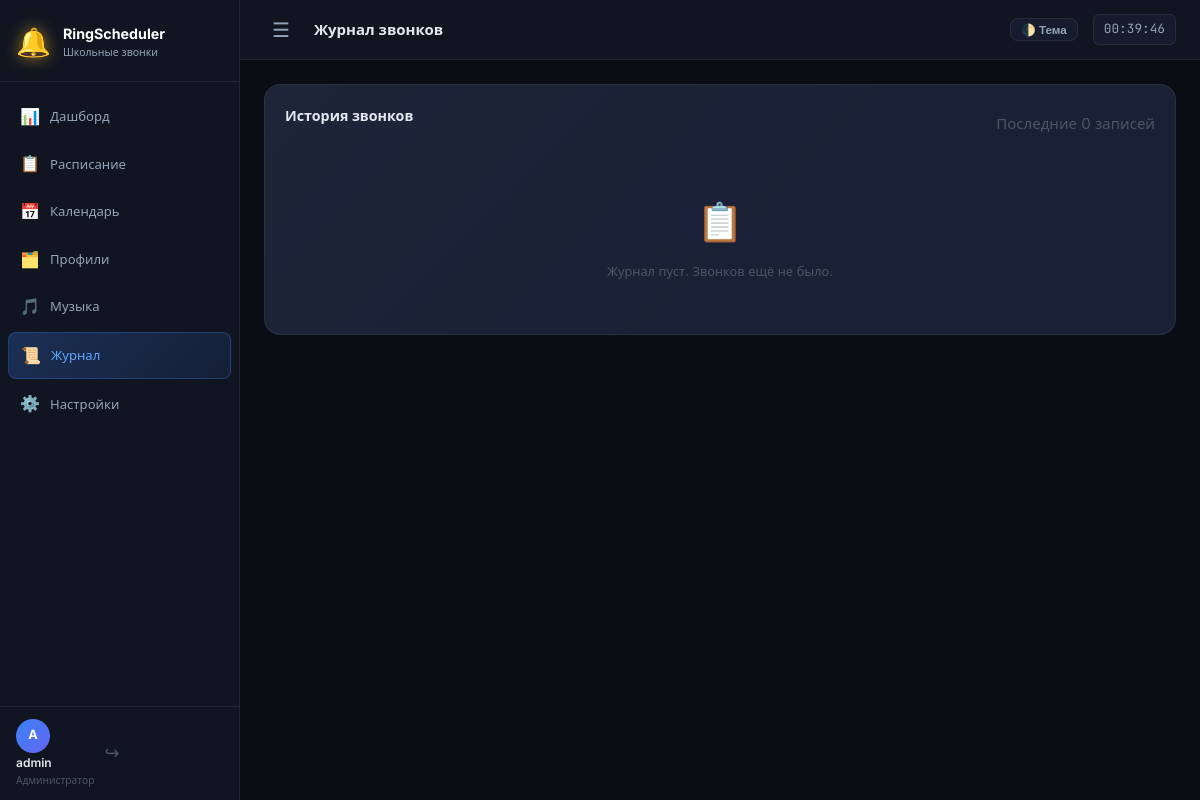
/log (signed in), run on an earlier commit of the app's database.
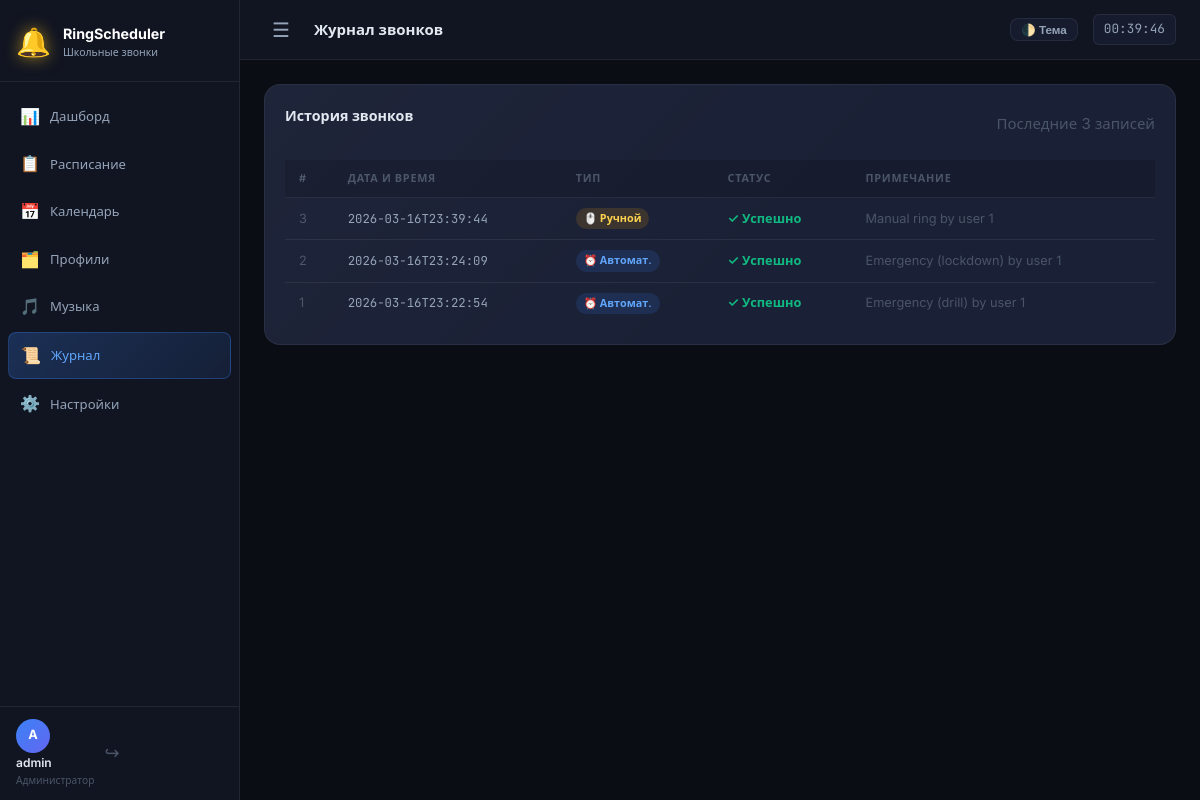
And on a later commit of the database.
### tables this page shows
CREATE TABLE ring_log (
            id INTEGER PRIMARY KEY AUTOINCREMENT,
            profile_id INTEGER,
            bell_id INTEGER,
            triggered_at TEXT NOT NULL,
            trigger_type TEXT DEFAULT 'auto',
            success INTEGER DEFAULT 1,
            notes TEXT DEFAULT ''
        );

### app.py (the view)
    @app.route("/log")
    @login_required
    def log_view():
        ring_log = db.get_ring_log(100)
        return render_template("log.html", ring_log=ring_log)

### auth.py (called while the page is built)
def login_required(f):
    @functools.wraps(f)
    def decorated(*args, **kwargs):
        if SESSION_KEY not in session:
            return redirect(url_for("auth.login", next=request.path))
        user = db.get_user_by_id(session[SESSION_KEY])
        if not user:
            session.clear()
            return redirect(url_for("auth.login"))
        g.user = user
        return f(*args, **kwargs)
    return decorated

### database.py (called while the page is built)
def get_db():
    conn = sqlite3.connect(DB_PATH)
    conn.row_factory = sqlite3.Row
    conn.execute("PRAGMA journal_mode=WAL")
    conn.execute("PRAGMA foreign_keys=ON")
    return conn

def get_user_by_id(uid):
    conn = get_db()
    row = conn.execute("SELECT * FROM users WHERE id = ?", (uid,)).fetchone()
    conn.close()
    return dict(row) if row else None

def get_ring_log(limit=50):
    conn = get_db()
    rows = conn.execute(
        "SELECT * FROM ring_log ORDER BY id DESC LIMIT ?", (limit,)
    ).fetchall()
    conn.close()
    return [dict(r) for r in rows]

### templates/log.html (shortened to what this page needs)
{% extends "base.html" %}
{% block page_title %}Журнал звонков{% endblock %}
{% block content %}
<div class="card">
    <div class="card-header-row">
        <h3 class="card-title">История звонков</h3>
        <span class="text-muted">Последние {{ ring_log|length }} записей</span>
    </div>
    {% if ring_log %}
    <div class="table-responsive">
        <table class="data-table">
            <thead>
                <tr>
                    <th>#</th>
                    <th>Дата и время</th>
                    <th>Тип</th>
                    <th>Статус</th>
                    <th>Примечание</th>
                </tr>
            </thead>
            <tbody>
                {% for entry in ring_log %}
                <tr>
                    <td class="text-muted">{{ entry.id }}</td>
                    <td><span class="mono">{{ entry.triggered_at }}</span></td>
                    <td>
                        {% if entry.trigger_type == 'manual' %}
                        <span class="badge badge-manual">🖱️ Ручной</span>
                        {% else %}
                        <span class="badge badge-auto">⏰ Автомат.</span>
                        {% endif %}
                    </td>
                    <td>
                        {% if entry.success %}
                        <span class="status-ok">✓ Успешно</span>
                        {% else %}
                        <span class="status-fail">✗ Ошибка</span>
                        {% endif %}
                    </td>
                    <td class="text-muted">{{ entry.notes or '—' }}</td>
                </tr>
                {% endfor %}
            </tbody>
        </table>
    </div>
    {% else %}
    <div class="empty-state">
        <span>📋</span>
        <p>Журнал пуст. Звонков ещё не было.</p>
    </div>
    {% endif %}
</div>
{% endblock %}

What changed in the data, as far as the page shows it:
added ring_log: id "3", triggered_at "2026-03-16T23:39:44", trigger_type "🖱️ Ручной", success "✓ Успешно", notes "Manual ring by user 1"
added ring_log: id "2", triggered_at "2026-03-16T23:24:09", trigger_type "⏰ Автомат.", success "✓ Успешно", notes "Emergency (lockdown) by user 1"
added ring_log: id "1", triggered_at "2026-03-16T23:22:54", trigger_type "⏰ Автомат.", success "✓ Успешно", notes "Emergency (drill) by user 1"
Also different on the page:
{{ ring_log|length }}: "0" → "3"
text no longer shown: "📋 Журнал пуст. Звонков ещё не было."
text now shown: "# ДАТА И ВРЕМЯ ТИП СТАТУС ПРИМЕЧАНИЕ"
